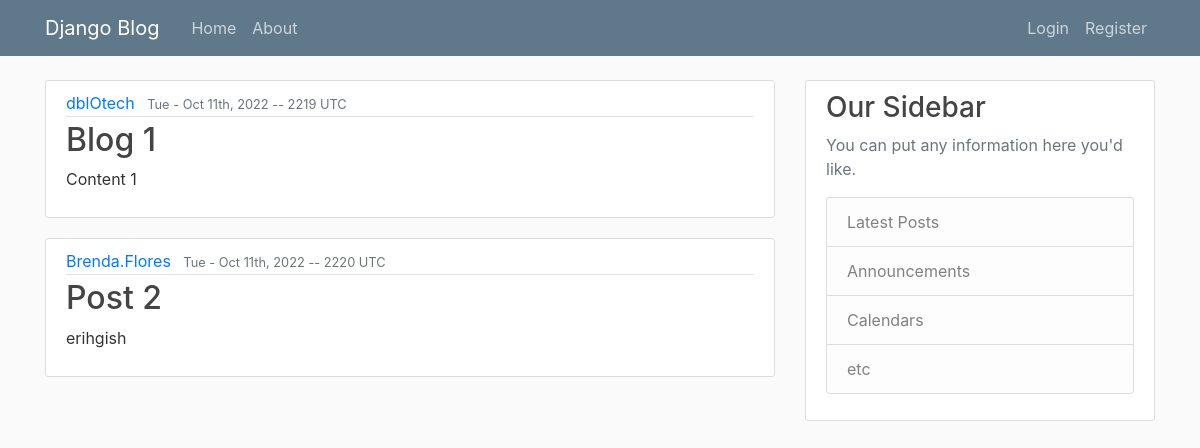
The page / on the database its author committed.
### blog/models.py (models this page shows)
class Post(models.Model):
    title = models.CharField(max_length=100)
    content = models.TextField()
    date_posted = models.DateTimeField(default=timezone.now)
    author = models.ForeignKey(User, on_delete=models.CASCADE)

### blog/views.py (the view)
# urls.py: path('', views.home, name='blog-home'),
def home(request):
    context = {
        'posts': Post.objects.all(),
    }
    return render(request, 'blog/home.html', context)

### blog/templates/blog/home.html (shortened to what this page needs)
<!DOCTYPE html>
<html lang="en">
{% extends "blog/base.html" %}
{% block content %}
    {% for post in posts %}
    <article class="media content-section">
        <div class="media-body">
          <div class="article-metadata">
            <a class="mr-2" href="#">{{ post.author }}</a>
            <small class="text-muted">{{ post.date_posted|date:"D - M jS, Y -- Hi T" }}</small>
          </div>
          <h2><a class="article-title" href="#">{{ post.title }}</a></h2>
          <p class="article-content">{{ post.content }}</p>
        </div>
      </article>
    {% endfor %}
{% endblock content %}

### blog/static/blog/main.css (style rules this page uses)
body { background: #fafafa; color: #333333; margin-top: 5rem; }
h1, h2, h3, h4, h5, h6 { color: #444444; }
.content-section { background: #ffffff; padding: 10px 20px; border: 1px solid #dddddd; border-radius: 3px; margin-bottom: 20px; }
.article-title { color: #444444; }
.article-content { white-space: pre-line; }
.article-metadata { padding-bottom: 1px; margin-bottom: 4px; border-bottom: 1px solid #e3e3e3 }

### rows shown on the page
Post: author "dblOtech", date_posted "Tue - Oct 11th, 2022 -- 2219 UTC", title "Blog 1", content "Content 1"
Post: author "Brenda.Flores", date_posted "Tue - Oct 11th, 2022 -- 2220 UTC", title "Post 2", content "erihgish"
